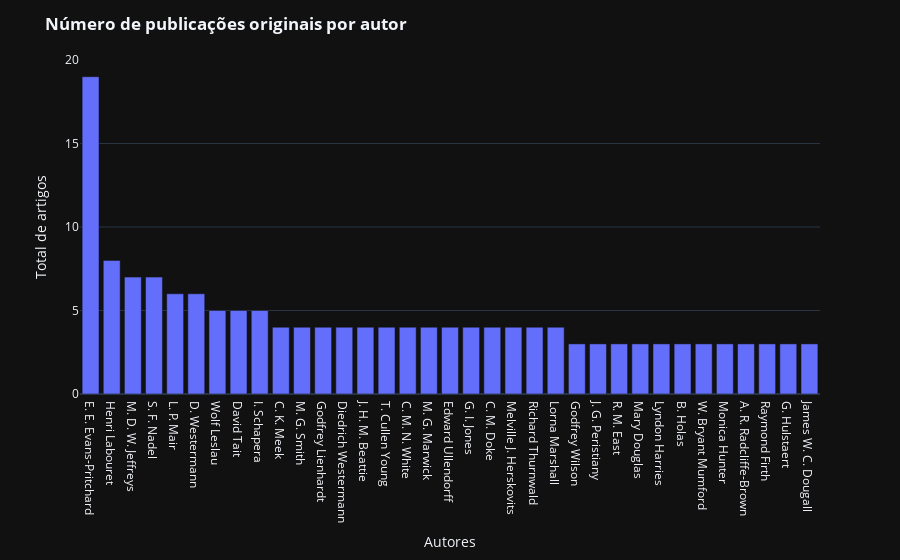

Notebook code for this chart:
### Code cell
# Configura o layout do gráfico

fig.update_layout(
    title='<b>Número de publicações originais por autor</b>',
    xaxis_title='Autores',
    yaxis_title='Total de artigos',
    template = 'plotly_dark'
)

# Configura o traçado

fig.update_traces(
    hovertemplate='<b>%{x}</b><br>Número de publicações originais por autor: %{y}'
)
# Exibe o Gráfico

fig.show()

### Figure 1 — Plotly figure (JSON) as saved in the notebook; plotly's stock layout.template omitted (floating-point values rounded to 4 significant figures)
{"data": [{"alignmentgroup": "True", "hoverlabel": {"namelength": 0}, "hovertemplate": "<b>%{x}</b><br>Número de publicações originais por autor: %{y}", "legendgroup": "", "marker": {"color": "#636efa"}, "name": "", "offsetgroup": "", "orientation": "v", "showlegend": false, "textposition": "auto", "type": "bar", "x": ["E. E. Evans-Pritchard", "Henri Labouret", "M. D. W. Jeffreys", "S. F. Nadel", "L. P. Mair", "D. Westermann", "Wolf Leslau", "David Tait", "I. Schapera", "C. K. Meek", "M. G. Smith", "Godfrey Lienhardt", "Diedrich Westermann", "J. H. M. Beattie", "T. Cullen Young", "C. M. N. White", "M. G. Marwick", "Edward Ullendorff", "G. I. Jones", "C. M. Doke", "Melville J. Herskovits", "Richard Thurnwald", "Lorna Marshall", "Godfrey Wilson", "J. G. Peristiany", "R. M. East", "Mary Douglas", "Lyndon Harries", "B. Holas", "W. Bryant Mumford", "Monica Hunter", "A. R. Radcliffe-Brown", "Raymond Firth", "G. Hulstaert", "James W. C. Dougall"], "xaxis": "x", "y": [19, 8, 7, 7, 6, 6, 5, 5, 5, 4, 4, 4, 4, 4, 4, 4, 4, 4, 4, 4, 4, 4, 4, 3, 3, 3, 3, 3, 3, 3, 3, 3, 3, 3, 3], "yaxis": "y"}], "layout": {"barmode": "relative", "legend": {"tracegroupgap": 0}, "margin": {"t": 60}, "title": {"text": "<b>Número de publicações originais por autor</b>"}, "xaxis": {"anchor": "y", "domain": [0, 1], "title": {"text": "Autores"}}, "yaxis": {"anchor": "x", "domain": [0, 1], "title": {"text": "Total de artigos"}}}}
